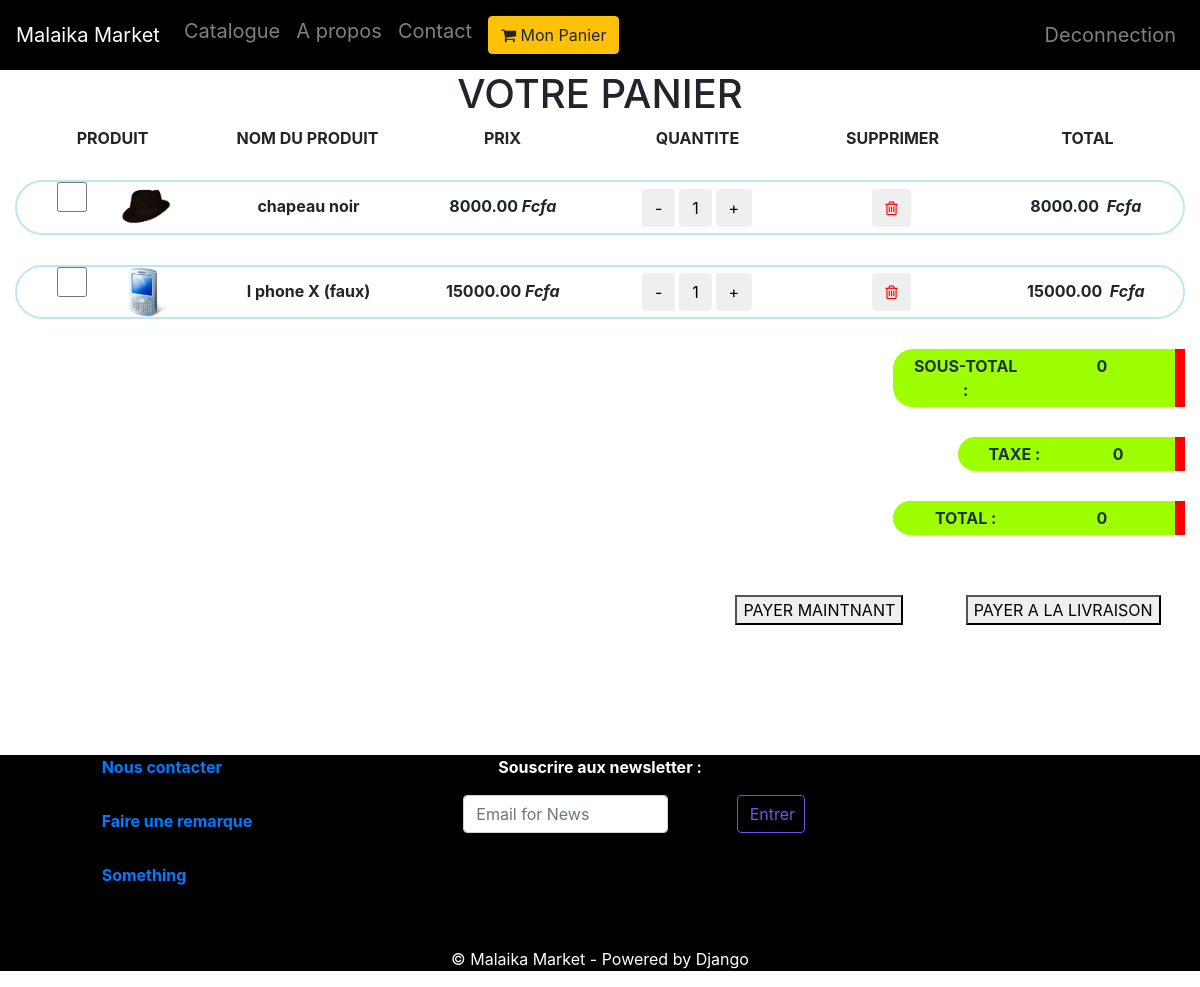
The page /cart (signed in) on the database as committed earlier.
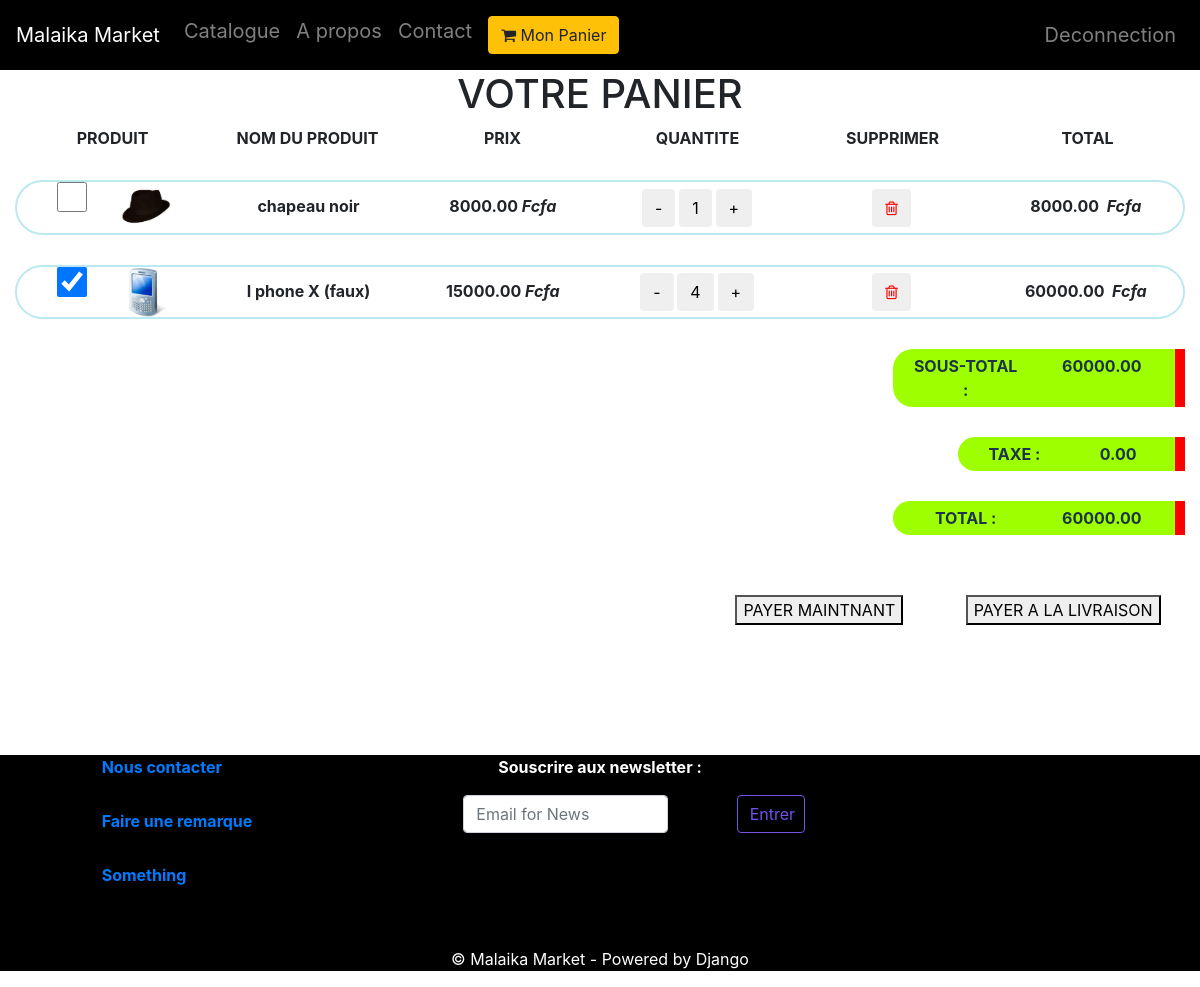
The same page on the database as committed later.
### market/models.py (models this page shows, shortened)
class Commande(models.Model):
	client = models.ForeignKey(Client, on_delete=models.CASCADE)
	produit = models.ForeignKey(Produit, on_delete=models.CASCADE)
	quantite = models.IntegerField(null=True, default=1)
	est_paye = models.BooleanField(verbose_name="Commande payée ?", default=False)
	est_suppr = models.BooleanField(verbose_name="Commande supprimée ?", default=False)
	total = models.DecimalField(default=0, max_digits=10, decimal_places=2)
	taxe_sur_livraison = models.DecimalField(default=0, max_digits=7, decimal_places=2)
	pret_a_payer = models.BooleanField(verbose_name="Commande prete à payer ?", default=True)

class Produit(models.Model):
	libelle = models.CharField(max_length=100)
	marque = models.CharField(max_length=42)
	prix = models.DecimalField(null=True, max_digits=7, decimal_places=2)
	description = models.TextField(null=True)
	nb_visite = models.IntegerField(null=True)
	logo = models.OneToOneField(Image, unique=True, related_name="+", on_delete=models.CASCADE, verbose_name="Image Principale")
	images = models.ManyToManyField(Image, through='ProduitImage', related_name='+')
	date_ajout = models.DateTimeField(default=timezone.now, verbose_name="Date d'ajout")
	publie_le = models.DateTimeField(null=True, verbose_name="Publié Le")
	categorie = models.ForeignKey('Categorie', on_delete=models.CASCADE)
	is_visible = models.BooleanField(verbose_name="Produit publié ?", default=True)
	class Meta:
		verbose_name = "Produit"
		ordering = ['publie_le']

class Image(models.Model):
	photo = models.ImageField(upload_to="photos/")
	class Meta:
		verbose_name = "Image"

### market/views.py (the view)
# urls.py: path('cart', views.my_cart, name="cart"),
@login_required
def my_cart(request):
	client = Client.objects.get(id=request.user.id)
	cmd = Commande.objects.filter(client=client, est_paye=False, est_suppr=False).order_by("-produit")
	context = {
		"commandes" : cmd,
		"total"     : None,
	}
	return render(request, "market/cart.html", context)

### market/context_processors.py (called while the page is built)
def test(request):
	return {}

### market/templatetags/my_filters.py (called while the page is built)
@register.filter
def sous_total(value):
	return sum([cmd.total for cmd in value if cmd.pret_a_payer])

@register.filter
def taxe_total(value):
	return sum([cmd.taxe_sur_livraison for cmd in value if cmd.pret_a_payer])

@register.filter
def totaux(value):
	return sous_total(value) + taxe_total(value)

### market/templates/market/cart.html (shortened to what this page needs)
{% extends 'base.html' %}
{% load static %}
{% load my_filters %}
{% block style %}
	<link rel="stylesheet" type="text/css" href="{% static 'css/cart.css' %}">
{% endblock %}
{% block content %}
	<div class="container-fluid">
		<h1 class="text-center">VOTRE PANIER</h1>
		<div class="row">
			<div class="col-lg-2 col-sm-2">PRODUIT</div>
			<div class="col-lg-2 col-sm-2">NOM DU PRODUIT</div>
			<div class="col-lg-2 col-sm-2">PRIX</div>
			<div class="col-lg-2 col-sm-2">QUANTITE</div>
			<div class="col-lg-2 col-sm-2">SUPPRIMER</div>
			<div class="col-lg-2 col-sm-2">TOTAL</div>
		</div>
		{% for commande in commandes %}
		<div class="row commande" id="commande{{ commande.id }}">
			<div class="col-lg-2 col-sm-2">
				<input type="checkbox" name="produit" class="select-produit"
				{% if commande.pret_a_payer %}checked='checked'{% endif %}>
				<img src="{{ commande.produit.logo.photo.url }}" title="{{ commande.produit.libelle }}" class="small">
			</div>
			<div class="col-lg-2 col-sm-2">{{ commande.produit.libelle }}</div>
			<div class="col-lg-2 col-sm-2">{{ commande.produit.prix }}<em>&nbsp;Fcfa</em></div>
			<div class="col-lg-2 col-sm-2">
				<button class="btn btn-default ctrl-quantite" value="{{ commande.produit.id }}">
					<span>-</span>
				</button>
				<button class="btn btn-default quantite" value="{{ commande.id }}">
					<span>{{ commande.quantite }}</span>
				</button>
				<button class="btn btn-default ctrl-quantite" value="{{ commande.produit.id }}">
					<span>+</span>
				</button>
			</div>
			<div class="col-lg-2 col-sm-2">
				<button class="btn btn-default supprimer" value="{{ commande.id }}">
					<span class="fa fa-trash-o"></span>
				</button>
			</div>
			<div class="col-lg-2 col-sm-2 total">
				{{ commande.total|default:commande.produit.prix }}
				<em>&nbsp;Fcfa</em>
			</div>
		</div>
		{% empty %}
		<div class="text-center">
			<h1>Oups !!! Votre panier est vide.</h1>
			<span>Ajouter des <a href="{% url 'catalogue' %}">produits</a></span>
		</div>
		{% endfor %}
		<div class="row">
			<div class="offset-9 col-sm-3">
				<div class="row compta">
					<span class="col-lg-6">SOUS-TOTAL : </span>
					<span id="sous-total" class="col-lg-6">{{ commandes|sous_total }} </span>
				</div>
				<div class="row compta" id="taxe">
					<span class="col-lg-6 text-rigth">TAXE : </span>
					<span id="taxe-total" class="col-lg-6">{{ commandes|taxe_total }}</span>
				</div>
				<div class="row compta">
					<span class="col-lg-6">TOTAL : </span>
					<span id="total-total" class="col-lg-6">{{ commandes|totaux }}</span>
				</div>
			</div>
		</div>
		<div class="row">
			<div class="col-lg-6 offset-6">
				<div class="row">
					<div class="col-lg-5 offset-2">
						<button>PAYER MAINTNANT</button>
					</div>
					<div class="col-lg-5">
						<button>PAYER A LA LIVRAISON</button>
					</div>
				</div>
			</div>
		</div>
	</div>
{% endblock %}

### templates/base.html (shortened to what this page needs)
{% load static %}
<!DOCTYPE html>
<html>
	<head>
		<link href="{% static 'css/bootstrap.css' %}" rel="stylesheet">
		<link href="{% static 'css/style.css' %}" rel="stylesheet">
		<link href="{% static 'css/font-awesome.css' %}" rel="stylesheet">
		{% block style %}{% endblock %}
	</head>
	<body>
			{% include 'header.html' %}
		<div class="container-fluid">
			{% block content %}{% endblock %}
		</div>
			{% include 'footer.html' %}
	</body>
</html>

### templates/header.html (shortened to what this page needs)
{% url 'catalogue' as catalogue_url %}
{% url 'about'     as about_url %}
{% url 'contact'   as contact_url %}
{% url 'login'     as login_url %}
{% url 'logout'    as logout_url %}
<header class="page-header">
	<nav class="navbar navbar-expand-lg navbar-dark fixed-top">
		<a class="navbar-brand" href="{% url 'acceuil' %}">Malaika Market</a>
		<div class="collapse navbar-collapse" id="navbarSupportedContent">
			<ul class="navbar-nav mr-auto">
				<li class="nav-item {% if request.path == catalogue_url %}active{% endif %}">
					<a class="nav-link" href="{% url 'catalogue' %}">Catalogue</a>
				</li>
				<li class="nav-item {% if request.path == about_url %}active{% endif %}">
					<a class="nav-link" href="{% url 'about' %}">A propos</a>
				</li>
				<li class="nav-item {% if request.path == contact_url %}active{% endif %}">
					<a class="nav-link" href="{% url 'contact' %}">Contact</a>
				</li>
				<li class="nav-item">
					<a class="nav-link" href="{% url 'cart' %}">
						<button class="btn btn-warning">
							<i class="fa fa-shopping-cart" aria-hidden="true"></i> Mon Panier
						</button>
					</a>
				</li>
			</ul>
			<ul class="navbar-nav">
				{% if request.user.is_authenticated %}
				<li class="nav-item {% if request.path == logout_url %}active{% endif %}">
					<a class="nav-link" href="{% url 'logout' %}">Deconnection</a>
				</li>
				{% else %}
				<li class="nav-item {% if request.path == login_url %}active{% endif %}">
					<a class="nav-link" href="{% url 'login' %}">Connection</a>
				</li>
				{% endif %}
			</ul>
		</div>
	</nav>
</header>

### templates/footer.html (shortened to what this page needs)
<footer class="
" >
	<div class="row">
		<div class="col-lg-4 footer-left">
			<ul>
				<li class="row">
					<a href="" class="offset-2 col-lg-8">Nous contacter</a>
				</li>
				<li class="row">
					<a href="" class="offset-2 col-lg-8">Faire une remarque</a>
				</li>
				<li class="row">
					<a href="" class="offset-2 col-lg-8">Something</a>
				</li>
			</ul>
		</div>
		<div class="col-lg-4">
			<p>Souscrire aux newsletter : </p>
			<div class="row">
				<input id="input-news" type="email" class="form-control offset-2 col-lg-6" placeholder="Email for News">
				<button id="btn-news" class="btn btn-outline-success col-lg-2 offset-2">Entrer</button>
			</div>
		</div>
		<div class="col-lg-4">
		</div>
	</div>
	<p>&copy; Malaika Market - Powered by Django</p>
</footer>

### static/css/style.css (style rules this page uses)
img { width: inherit; }
body { padding-top: 70px; }
footer { margin-top: 100px; min-height: 100px; color: white; text-align: center; }
footer, header .navbar { background: black !important; }
#btn-news { color: #7451eb; border-color: #7451eb; }
.footer-left a { text-align: left; }
.nav-item { height: 50%; font-size: 20px; }

### market/static/css/cart.css (style rules this page uses)
img { width: 50px; height: 50px; }
.row { margin-bottom: 30px; text-align: center; font-weight: bold; }
.quantite { cursor: default !important; }
.ctrl-quantite span { font-size: 100%; }
.fa-trash-o { color: red; }
.select-produit { width: 30px; border-radius: 50%; height: 30px; margin-right: 30px; }
.commande div { vertical-align: middle; line-height: 300%; }
.commande { border-radius: 50px; border: 2px solid #bce8f1; }
.compta { color: #1d3448; background: #9dff00; padding: 5px; border-top-left-radius: 20px; border-bottom-left-radius: 20px; border-right: 10px solid red; }
#taxe { margin-left: 50px; }

Rows that differ between the two databases and show on the page:
changed through a linked row, Commande "chapeau noir": pret_a_payer.total "0" → "60000.00"; pret_a_payer.taxe_sur_livraison "0" → "0.00"; pret_a_payer.taxe_sur_livraison "0" → "60000.00"
changed Commande "I phone X (faux)": pret_a_payer "☐" → "☑"; quantite "1" → "4"; total "15000.00" → "60000.00"
